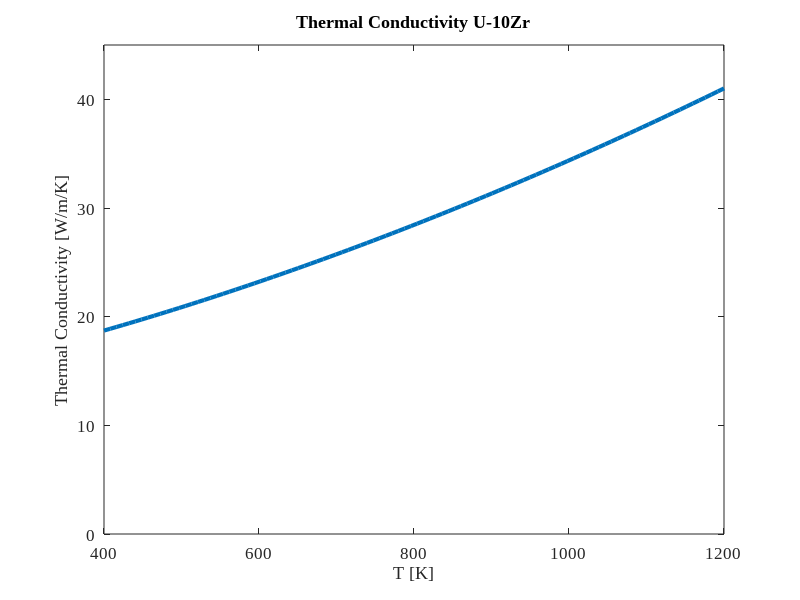

MATLAB code to generate this figure:
clear
close all

x = 0.1;

kU   = @(T)(21.73 + 1.591e-2*T + 5.907e-6*T^2);
kZr  = @(T)(8.853 + 7.082e-3*T + 2.533e-6*T^2 + 2.992e3/T);
kcZr = @(T,x)(-102.0 + 200.1*x - 109.2*x^2 +9.453e-3*T + ...
    3.459e-5*T^2 - 0.02093*x*T);
kUZr = @(T,x)((1 - sqrt(1-x))*kZr(T) + sqrt(1-x)*((1-x)*kU(T) + x*kcZr(T,x)));


Ttest = linspace(400,1200);
ktest = zeros(size(Ttest));
for i = 1:length(Ttest)
    ktest(i) = kUZr(Ttest(i),x);
end

figure
plot(Ttest,ktest,'LineWidth',3);
ylim([0,45])
xlabel('T [K]')
ylabel('Thermal Conductivity [W/m/K]')
title('Thermal Conductivity U-10Zr')
set(gca,'FontName','Times New Roman','FontSize',12);
print('../figs/kfuel_plot.eps','-depsc2');
close(gcf)